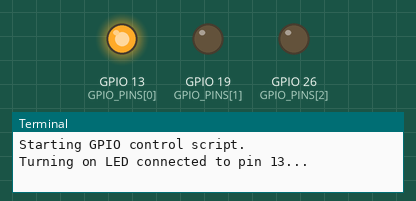
This program was run on a simulated Raspberry Pi (BCM pin numbers). Shown: output pins drawn as LEDs (lit = HIGH), the last lines printed to the terminal. At 15.0 s the program stops and its outputs stay as they are.

Above: at 0.1 s.
At 5.1 s:
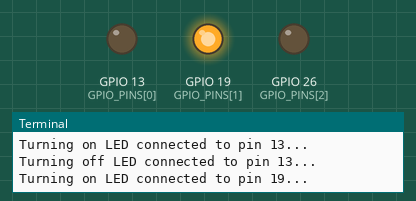
At 10.1 s:
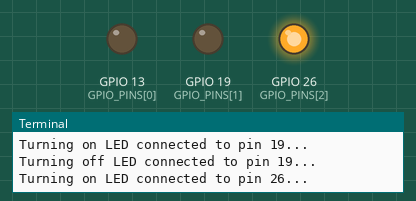
At 15.1 s:
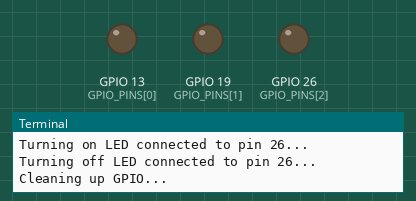
Timing chart, 0 to 16.5 s (numbered marks = the images above):
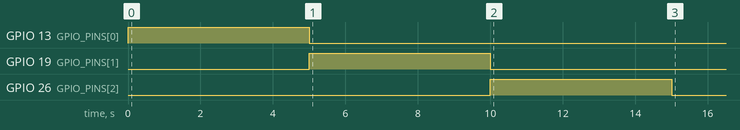

Measured:
- by itself, GPIO 13 (GPIO_PINS[0]): LOW → HIGH at 0.00 s, → LOW 5.0 s later
- by itself, GPIO 19 (GPIO_PINS[1]): LOW → HIGH at 5.0 s, → LOW 5.0 s later
- by itself, GPIO 26 (GPIO_PINS[2]): LOW → HIGH at 10.0 s, → LOW 5.0 s later

The program:

gpio.py
```python
#This is a demo to test GPIO LED light on Raspi. Please make to run sudo apt-get -y install python3-rpi.gpio before executing this code.
import RPi.GPIO as GPIO
import time

# List of GPIO pins
GPIO_PINS = [13, 19, 26] # The pins are subject to change

# Setup
GPIO.setmode(GPIO.BCM)  # Use Broadcom pin numbering

# Set up each pin as an output
for pin in GPIO_PINS:
    GPIO.setup(pin, GPIO.OUT)
    GPIO.output(pin, GPIO.LOW)  # Ensure all pins are initially off

def main():
    try:
        print("Starting GPIO control script.")

        # Iterate through each pin in the list
        for pin in GPIO_PINS:
            print(f"Turning on LED connected to pin {pin}...")
            GPIO.output(pin, GPIO.HIGH)  # Turn on the LED
            time.sleep(5)  # Keep it on for 5 seconds
            GPIO.output(pin, GPIO.LOW)  # Turn off the LED
            print(f"Turning off LED connected to pin {pin}...")

    except KeyboardInterrupt:
        print("Script interrupted by user.")

    finally:
        # Cleanup
        print("Cleaning up GPIO...")
        GPIO.cleanup()

if __name__ == '__main__':
    main()
```
